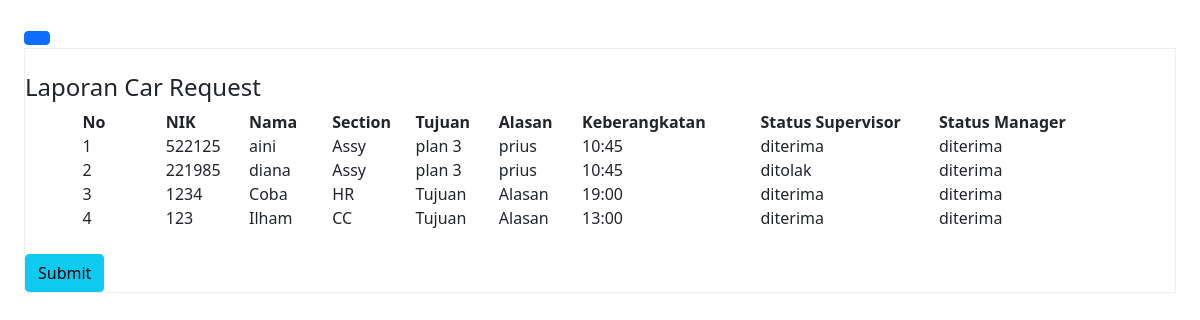
Screenshot of /request_manager.php (signed in) with the database file from the repository.
### tables this page shows
CREATE TABLE `data` (
  `id` int(11) NOT NULL,
  `nik` varchar(200) NOT NULL,
  `nama` varchar(100) NOT NULL,
  `section` varchar(50) NOT NULL,
  `tujuan` varchar(200) NOT NULL,
  `alasan` varchar(1000) NOT NULL,
  `keberangkatan` varchar(200) NOT NULL,
  `status_spv` varchar(100) DEFAULT NULL,
  `status_manager` varchar(100) DEFAULT NULL,
  `status_ga` varchar(100) DEFAULT NULL,
  `security` varchar(100) DEFAULT NULL,
  `notif_supervisor` int(11) NOT NULL DEFAULT 0,
  `notif_manager` int(11) NOT NULL DEFAULT 0,
  `notif_ga` int(11) NOT NULL DEFAULT 0,
  `notif_user` int(11) NOT NULL DEFAULT 0
);

### request_manager.php (the view, shortened to what this page needs)
<!DOCTYPE html>
<html lang="en">
<head>
  <link rel="stylesheet" href="http://192.168.29.55:8300/bootstrap.min.css" />
  <link rel="stylesheet" href="http://192.168.29.55:8300/bootstrap-icons.css" />
</head>
<body background="#87CEFA" ;>
  <section class="p-4" id="main-content">
    <button class="btn btn-primary" id="button-toggle">
    </button>
    <div style="border:1px solid rgb(238,238,238); padding:auto; overflow:auto; width:auto; height:auto;">
      <?php
      include "koneksi.php";
      $query = mysqli_query($koneksi, "SELECT * FROM data");
      ?>
      <form action="proses_manager.php" method="post">
        <table width="90%" border="0" align="center" cellpadding="0" cellspacing="0">
          <tr bgcolor="white"></br>
            <h4>Laporan Car Request</h4>
          <tr>
            <th width="70">No</td>
            <th width="70">NIK</td>
            <th width="70">Nama</td>
            <th width="70">Section</td>
            <th width="70">Tujuan</td>
            <th width="70">Alasan</td>
            <th width="150">Keberangkatan</td>
            <th width="150">Status Supervisor</td>
            <th width="150">Status Manager</td>
          </tr>
          <?php if (mysqli_num_rows($query) > 0) { ?>
            <?php
            $no = 1;
            while ($data = mysqli_fetch_array($query)) {
            ?>
              <tr>
                <td><?php echo $no ?></td>
                <td><?php echo $data["nik"]; ?></td>
                <td><?php echo $data["nama"]; ?></td>
                <td><?php echo $data["section"]; ?></td>
                <td><?php echo $data["tujuan"]; ?></td>
                <td><?php echo $data["alasan"]; ?></td>
                <td><?php echo $data["keberangkatan"]; ?></td>
                <td><?php echo $data["status_spv"]; ?></td>
                <td>
                  <?php if ($data["status_manager"] == NULL) : ?>
                    <input type="radio" name="status_manager[<?= $data['id'] ?>]" value="diterima" required>Diterima
                    <input type="radio" name="status_manager[<?= $data['id'] ?>]" value="ditolak" required>Ditolak
                  <?php else : ?>
                    <?php echo $data["status_manager"]; ?>
                  <?php endif; ?>
                </td>
              </tr>
            <?php $no++;
            } ?>
          <?php } ?>
        </table></br>
        <input type="submit" name="submit" id="submit" class="btn btn-info" value="Submit" />
    </div>
  </section>
</body>
</html>

### request_manager.php (style rules this page uses)
#main-content { transition: 0.4s; }

### rows the page displays
data: nik "522125", nama "aini", section "Assy", tujuan "plan 3", alasan "prius", keberangkatan "10:45", status_spv "diterima", status_manager "diterima"
data: nik "221985", nama "diana", section "Assy", tujuan "plan 3", alasan "prius", keberangkatan "10:45", status_spv "ditolak", status_manager "diterima"
data: nik "1234", nama "Coba", section "HR", tujuan "Tujuan", alasan "Alasan", keberangkatan "19:00", status_spv "diterima", status_manager "diterima"
data: nik "123", nama "Ilham", section "CC", tujuan "Tujuan", alasan "Alasan", keberangkatan "13:00", status_spv "diterima", status_manager "diterima"
